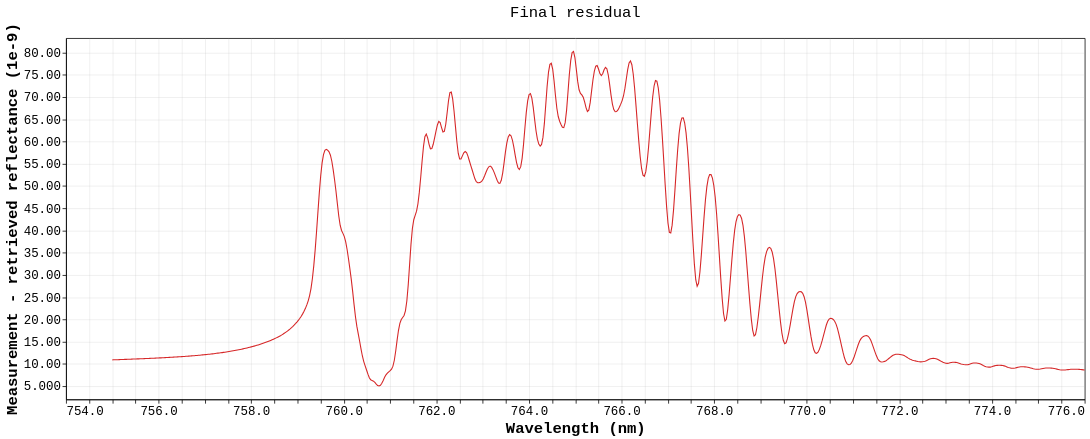

Notebook code for this chart:
### Markdown cell above
## Final Residual

### Code cell
result.plot.residual()

### Figure 1 — Vega-Lite specification as saved in the notebook (floating-point values rounded to 4 significant figures; data arrays with more than 128 entries replaced by an {"elided": "..."} marker saying what was removed)
{"config": {"background": "white", "view": {"stroke": "black", "continuousWidth": 1311, "continuousHeight": 465}, "axis": {"domain": true, "domainColor": "black", "grid": true, "gridColor": "#b0b0b0", "gridOpacity": 0.25, "labelColor": "black", "labelFont": "Menlo, Monaco, Consolas, Liberation Mono, DejaVu Sans Mono, monospace", "labelFontSize": 16, "tickColor": "black", "titleColor": "black", "titleFont": "Menlo, Monaco, Consolas, Liberation Mono, DejaVu Sans Mono, monospace", "titleFontSize": 20}, "legend": {"labelColor": "black", "labelFont": "Menlo, Monaco, Consolas, Liberation Mono, DejaVu Sans Mono, monospace", "labelFontSize": 16, "labelLimit": 320, "orient": "bottom-left", "fillColor": "white", "strokeColor": "#cccccc", "padding": 8, "titleColor": "black", "titleFont": "Menlo, Monaco, Consolas, Liberation Mono, DejaVu Sans Mono, monospace", "titleFontSize": 16}, "line": {"strokeWidth": 1.4}, "point": {"size": 28}, "range": {"category": ["#1f77b4", "#ff7f0e", "#d62728"]}, "title": {"color": "black", "font": "Menlo, Monaco, Consolas, Liberation Mono, DejaVu Sans Mono, monospace", "fontSize": 20, "fontWeight": "normal", "anchor": "middle"}}, "data": {"name": "data-c6414bc59692d35cd21be84bbd4bddf4"}, "mark": {"type": "line", "color": "#d62728"}, "encoding": {"tooltip": [{"field": "wavelength_nm", "format": ".4f", "title": "Wavelength (nm)", "type": "quantitative"}, {"field": "residual", "format": ".8g", "title": "Residual", "type": "quantitative"}], "x": {"field": "wavelength_nm", "scale": {"zero": false}, "title": "Wavelength (nm)", "type": "quantitative"}, "y": {"axis": {"format": ".4g"}, "field": "residual_scaled", "scale": {"domain": [2.031, 83.27], "zero": false}, "title": "Measurement - retrieved reflectance (1e-9)", "type": "quantitative"}}, "height": 465, "title": "Final residual", "width": 1311, "$schema": "https://vega.github.io/schema/vega-lite/v6.4.1.json", "datasets": {"data-c6414bc59692d35cd21be84bbd4bddf4": {"elided": "701 records"}}}
